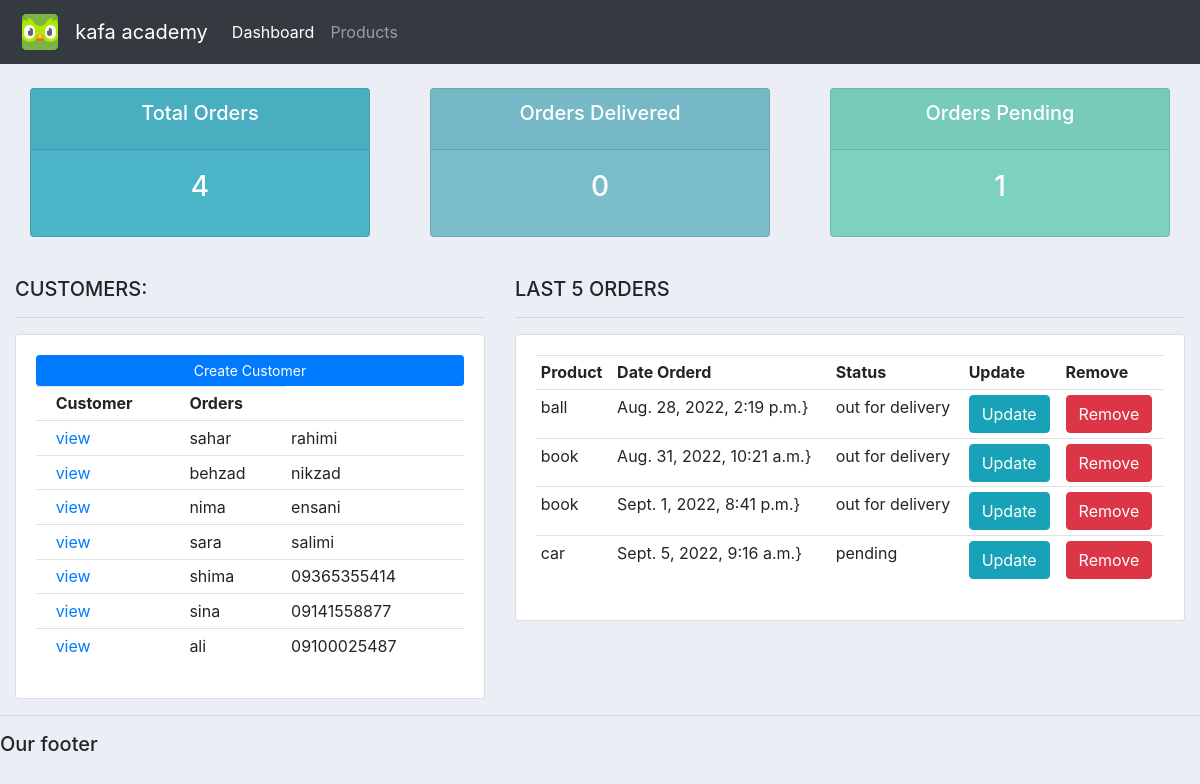
The page / on the database its author committed.
### account/models.py (models this page shows, shortened)
class customer(models.Model):
    name = models.CharField(max_length=200, null=True)
    phone = models.CharField(max_length=200, null=True)
    email = models.CharField(max_length=200, null=True)
    date_created = models.DateField(auto_now_add=True, null=True)

class order(models.Model):
    STATUS = (
        ('pending', 'pending'),
        ('out for delivery', 'out for delivery'),
        ('delivered', 'delivered'),
    )
    customer = models.ForeignKey(customer, null=True, on_delete=models.SET_NULL)
    product = models.ForeignKey(product, null=True, on_delete=models.SET_NULL)
    date_created = models.DateTimeField(auto_now_add=True, null=True)
    status = models.CharField(max_length=200, null=True, choices=STATUS)
    note = models.CharField(max_length=1000, null=True)

class product(models.Model):
    CATEGORY = (
        ('dakheli', 'dakheli'),
        ('khareji', 'khareji'),
    )
    name = models.CharField(max_length=200, null=True)
    price = models.FloatField(null=True)
    category = models.CharField(max_length=200, null=True, choices=CATEGORY)
    description = models.CharField(max_length=200, null=True)
    date_created = models.DateTimeField(auto_now_add=True, null=True)
    tags = models.ManyToManyField(tag)
    def __str__(self):
        return self.name

### account/views.py (the view)
# urls.py: 2. Add a URL to urlpatterns:  path('', views.home, name='home')
def home(request):
    orders = order.objects.all()
    Customers = customerr.objects.all()
    total_Customers = Customers.count()
    total_orders = orders.count()
    delivered = orders.filter(status='delivered').count
    pending = orders.filter(status='pending').count
    context = {'orders': orders, 'Customers': Customers, 'total_Customers': total_Customers,
               'total_orders': total_orders, 'delivered': delivered, 'pending': pending, }
    return render(request, 'account/dashboard.html', context)

### account/templates/account/dashboard.html
{%  extends 'account/main.html' %}
{% load static %}
{% block content %}
{%  include 'account/status.html' %}
<br>
<div class="row">
	<div class="col-md-5">
		<h5>CUSTOMERS:</h5>
		<hr>
		<div class="card card-body">
			<a class="btn btn-primary  btn-sm btn-block" href="">Create Customer</a>
			<table class="table table-sm">
				<tr>
					<th></th>
					<th>Customer</th>
					<th>Orders</th>
				</tr>
{% for customer in Customers  %}
	<tr>
		<th></th>
		<td><a href="{% url 'customer' customer.id  %}">view</a></td>
		<td>{{customer.name}}</td>
		<td>{{customer.phone}}</td>
	</tr>
{% endfor %}
			</table>
		</div>
	</div>
	<div class="col-md-7">
		<h5>LAST 5 ORDERS</h5>
		<hr>
		<div class="card card-body">
			<table class="table table-sm">
				<tr>
					<th>Product</th>
					<th>Date Orderd</th>
					<th>Status</th>
					<th>Update</th>
					<th>Remove</th>
				</tr>
{% for Order in orders %}
    <tr>
		<td>{{Order.product}}</td>
		<td>{{Order.date_created}}}</td>
		<td>{{Order.status}}</td>
		<td><a class="btn btn-info" href="{% url 'UpdateOrder' Order.id %}">Update</a></td>
		<td><a class="btn btn-danger" href="{% url 'DeleteOrder' Order.id %}">Remove</a></td>
	</tr>
{% endfor %}
			</table>
		</div>
	</div>
</div>
{% endblock %}

### account/templates/account/main.html (shortened to what this page needs)
<!DOCTYPE html>
<html>
<head>
	<link rel="stylesheet" href="https://stackpath.bootstrapcdn.com/bootstrap/4.3.1/css/bootstrap.min.css">
</head>
<body>
	{%  include 'account/navbar.html' %}
	<div class="container-fluid">
	{% block content %}
	{% endblock %}
    </div>
	<hr>
	<h5>Our footer</h5>
</body>
</html>

### account/templates/account/navbar.html (shortened to what this page needs)
<nav class="navbar navbar-expand-lg navbar-dark bg-dark">
  <img src="/static/images/logo1.png" alt="dulingo">
  <a class="navbar-brand" href="#"> &nbsp; kafa academy</a>
  <div class="collapse navbar-collapse" id="navbarNav">
    <ul class="navbar-nav">
      <li class="nav-item active">
        <a class="nav-link" href="http://127.0.0.1:8000/">Dashboard</a>
      </li>
      <li class="nav-item">
        <a class="nav-link" href="http://127.0.0.1:8000/product">Products</a>
      </li>
    </ul>
  </div>
</nav>

### account/templates/account/status.html
<br>
<div class="row">
	<div class="col">
		<div class="col-md">
			<div class="card text-center text-white  mb-3" id="total-orders">
			  	<div class="card-header">
			  		<h5 class="card-title">Total Orders</h5>
			  	</div>
			  	<div class="card-body">
			    	<h3 class="card-title">{{total_orders}}</h3>
			  	</div>
			</div>
		</div>
	</div>
	<div class="col">
		<div class="col-md">
			<div class="card text-center text-white  mb-3" id="orders-delivered">
			  	<div class="card-header">
			  		<h5 class="card-title">Orders Delivered</h5>
			  	</div>
			  	<div class="card-body">
			    	<h3 class="card-title">{{delivered}}</h3>
			  	</div>
			</div>
		</div>
	</div>
	<div class="col">
		<div class="col-md">
			<div class="card text-center text-white  mb-3" id="orders-pending">
			  	<div class="card-header">
			  		<h5 class="card-title">Orders Pending</h5>
			  	</div>
			  	<div class="card-body">
			    	<h3 class="card-title">{{pending}}</h3>
			  	</div>
			</div>
		</div>
	</div>
</div>

### account/templates/account/main.html (style rules this page uses)
body { background-color: #ebeff5; }
#total-orders { background-color: #4cb4c7; }
#orders-delivered { background-color: #7abecc; }
#orders-pending { background-color: #7CD1C0; }

### rows shown on the page
customer: name "sahar", phone "rahimi"
customer: name "behzad", phone "nikzad"
customer: name "nima", phone "ensani"
customer: name "sara", phone "salimi"
customer: name "shima", phone "09365355414"
customer: name "sina", phone "09141558877"
customer: name "ali", phone "09100025487"
order: product "ball", date_created "Aug. 28, 2022, 2:19 p.m.", status "out for delivery"
order: product "book", date_created "Aug. 31, 2022, 10:21 a.m.", status "out for delivery"
order: product "book", date_created "Sept. 1, 2022, 8:41 p.m.", status "out for delivery"
order: product "car", date_created "Sept. 5, 2022, 9:16 a.m.", status "pending"

### other values the page prints
{{ total_orders }} "4"
{{ delivered }} "0"
{{ pending }} "1"
